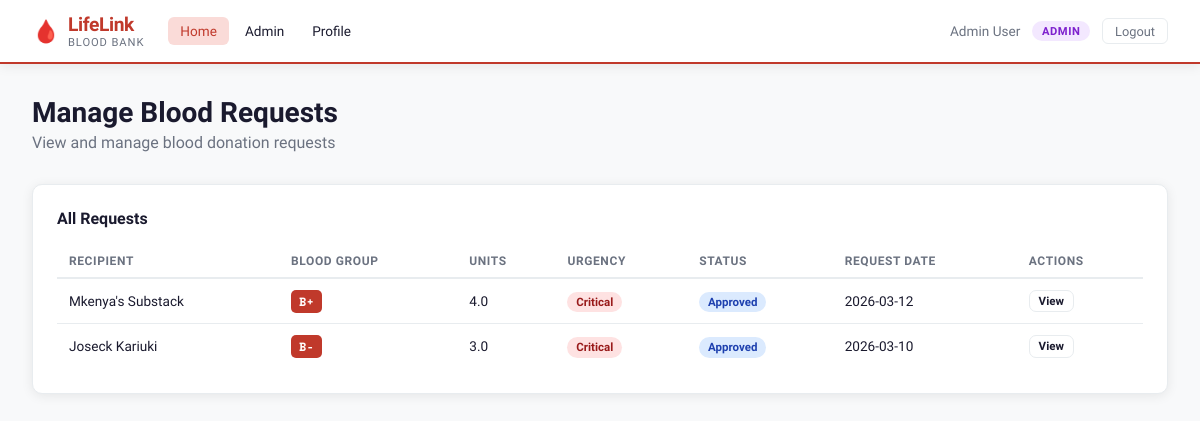
Screenshot of /admin/requests (signed in) with the database file from the repository.
### tables this page shows
CREATE TABLE blood_requests (
        id INTEGER PRIMARY KEY AUTOINCREMENT,
        recipient_id INTEGER NOT NULL REFERENCES users(id),
        blood_group TEXT NOT NULL, units REAL DEFAULT 1.0,
        urgency TEXT DEFAULT 'normal' CHECK(urgency IN ('normal','urgent','critical')),
        status TEXT DEFAULT 'pending' CHECK(status IN ('pending','approved','fulfilled','cancelled')),
        matched_donor_id INTEGER REFERENCES users(id),
        facility_id INTEGER REFERENCES facilities(id),
        request_date DATE NOT NULL, notes TEXT,
        created_at TIMESTAMP DEFAULT CURRENT_TIMESTAMP);

CREATE TABLE users (
        id INTEGER PRIMARY KEY AUTOINCREMENT,
        name TEXT NOT NULL, email TEXT UNIQUE NOT NULL,
        password TEXT NOT NULL, phone TEXT, blood_group TEXT,
        role TEXT NOT NULL CHECK(role IN ('donor','recipient','admin')),
        facility_id INTEGER REFERENCES facilities(id),
        created_at TIMESTAMP DEFAULT CURRENT_TIMESTAMP);

### app.py (the view)
@app.route("/admin/requests", methods=["GET","POST"])
@login_required
@role_required("admin")
def admin_requests():
    conn=get_db()
    if request.method == "POST":
        conn.execute("UPDATE blood_requests SET status=?,matched_donor_id=? WHERE id=?",(request.form["status"],request.form.get("matched_donor_id") or None,request.form["request_id"]))
        conn.commit(); flash("Request updated.","success")
    requests_list=conn.execute("SELECT br.*,u.name as recipient_name,d.name as matched_donor_name,f.name as facility_name FROM blood_requests br JOIN users u ON br.recipient_id=u.id LEFT JOIN users d ON br.matched_donor_id=d.id LEFT JOIN facilities f ON br.facility_id=f.id ORDER BY CASE br.urgency WHEN 'critical' THEN 1 WHEN 'urgent' THEN 2 ELSE 3 END,br.created_at DESC").fetchall()
    donors=conn.execute("SELECT id,name,blood_group FROM users WHERE role='donor' ORDER BY name").fetchall()
    conn.close()
    return render_template("admin_requests.html",requests=requests_list,donors=donors)

### app.py (called while the page is built)
def get_db():
    conn = sqlite3.connect(DATABASE)
    conn.row_factory = sqlite3.Row
    return conn

def login_required(f):
    @functools.wraps(f)
    def decorated(*args,**kwargs):
        if "user_id" not in session:
            flash("Please log in to continue.","warning")
            return redirect(url_for("login"))
        return f(*args,**kwargs)
    return decorated

def role_required(*roles):
    def decorator(f):
        @functools.wraps(f)
        def decorated(*args,**kwargs):
            if "user_id" not in session: return redirect(url_for("login"))
            if session.get("role") not in roles:
                flash("Access denied.","danger")
                return redirect(url_for("dashboard"))
            return f(*args,**kwargs)
        return decorated
    return decorator

### templates/admin_requests.html (shortened to what this page needs)
{% extends "base.html" %}
{% block content %}
<div class="page-header">
    <h1>Manage Blood Requests</h1>
    <p>View and manage blood donation requests</p>
</div>
<div class="section-card">
    <h3>All Requests</h3>
    <table class="data-table">
        <thead>
            <tr>
                <th>Recipient</th>
                <th>Blood Group</th>
                <th>Units</th>
                <th>Urgency</th>
                <th>Status</th>
                <th>Request Date</th>
                <th>Actions</th>
            </tr>
        </thead>
        <tbody>
            {% for request in requests %}
                <tr>
                    <td>{{ request.recipient_name }}</td>
                    <td><span class="blood-badge">{{ request.blood_group }}</span></td>
                    <td>{{ request.units }}</td>
                    <td><span class="badge urgency-{{ request.urgency }}">{{ request.urgency }}</span></td>
                    <td><span class="badge status-{{ request.status }}">{{ request.status }}</span></td>
                    <td>{{ request.request_date }}</td>
                    <td>
                        <button class="btn btn-xs btn-outline" data-request-id="{{ request.id }}" onclick="openModal('requestModal' + this.dataset.requestId)">View</button>
                    </td>
                </tr>
            {% else %}
                <tr>
                    <td colspan="7" class="empty">No requests found</td>
                </tr>
            {% endfor %}
        </tbody>
    </table>
</div>
{% endblock %}

### static/css/style.css (style rules this page uses)
:root { --red: #C0392B; --red-dark: #922B21; --red-light: #FADBD8; --red-mid: #E74C3C; --blue: #2980B9; --green: #27AE60; --orange: #E67E22; --purple: #8E44AD; --bg: #F8F9FA; --surface: #FFFFFF; --border: #E8ECEF; --text: #1A1A2E; --text-muted: #6B7280; --shadow: 0 2px 12px rgba(0,0,0,0.08); --shadow-md: 0 4px 24px rgba(0,0,0,0.12); --radius: 10px; --nav-h: 64px; --font: 'Sora', sans-serif; --mono: 'Space Mono', monospace; }
* { margin:0; padding:0; box-sizing:border-box; }
body { font-family:var(--font); background:var(--bg); color:var(--text); min-height:100vh; }
.blood-badge { display:inline-block; background:var(--red); color:#fff; font-size:.75rem; font-weight:700; padding:.2rem .5rem; border-radius:5px; font-family:var(--mono); }
.badge { font-size:.72rem; padding:.2rem .55rem; border-radius:99px; font-weight:600; text-transform:capitalize; }
.badge.urgency-critical { background:#FEE2E2; color:#991B1B; animation:pulse 1.5s infinite; }
.badge.status-approved { background:#DBEAFE; color:#1E40AF; }
.page-header { margin-bottom:2rem; }
.page-header h1 { font-size:1.75rem; font-weight:700; color:var(--text); margin-bottom:.25rem; }
.page-header p { color:var(--text-muted); }
.section-card { background:var(--surface); border:1px solid var(--border); border-radius:var(--radius); padding:1.5rem; box-shadow:var(--shadow); margin-bottom:1.5rem; }
.section-card h3 { font-size:1rem; font-weight:600; margin-bottom:1rem; }
.data-table { width:100%; border-collapse:collapse; font-size:.85rem; }
.data-table th { text-align:left; padding:.6rem .75rem; font-size:.75rem; font-weight:600; text-transform:uppercase; letter-spacing:.05em; color:var(--text-muted); border-bottom:2px solid var(--border); }
.data-table td { padding:.65rem .75rem; border-bottom:1px solid var(--border); vertical-align:middle; }
.data-table tbody tr:last-child td { border-bottom:none; }
.btn { display:inline-flex; align-items:center; justify-content:center; gap:.4rem; padding:.55rem 1.25rem; border-radius:7px; font-family:var(--font); font-size:.875rem; font-weight:600; cursor:pointer; border:none; transition:all .15s; text-decoration:none !important; }
.btn-outline { background:transparent; color:var(--text); border:1.5px solid var(--border); }
.btn-xs { padding:.2rem .55rem; font-size:.72rem; }

### rows the page displays
blood_requests: recipient_name "Mkenya's Substack", blood_group "B+", units "4.0", urgency "Critical", status "Approved", request_date "2026-03-12"
blood_requests: recipient_name "Joseck Kariuki", blood_group "B-", units "3.0", urgency "Critical", status "Approved", request_date "2026-03-10"

### other values shown
{{ session.name }} "Admin User"
{{ session.role }} "ADMIN"
